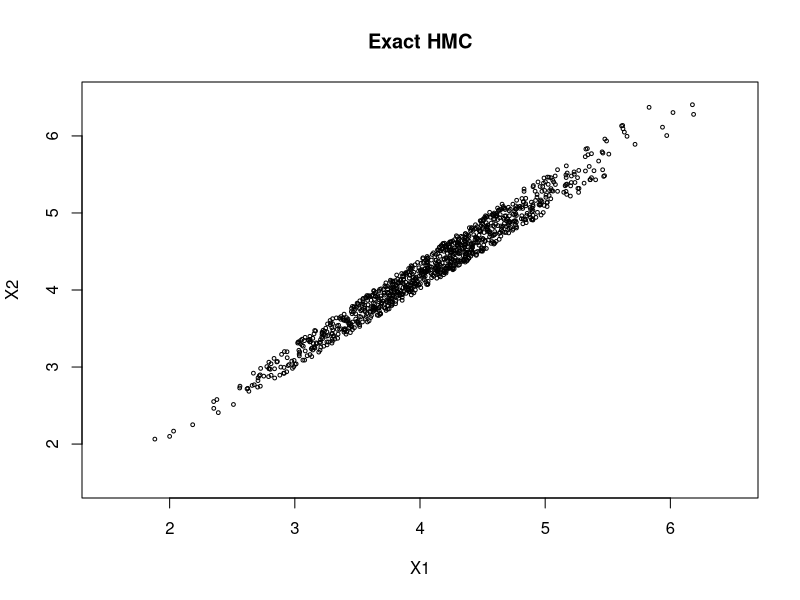

R code for this plot:
# X: d x 1 vector
# F: m x d matrix
# g: m x 1 vector
rm(list=ls())

Fmat1 = matrix(c(1,0,0,1, -1, 1, 1.1, -1), byrow = TRUE, ncol = 2)
Fmat2 = matrix(c(1,0,0,1), byrow = TRUE, ncol = 2)


Fmat = Fmat1
m = nrow(Fmat)
d = ncol(Fmat)
g = matrix(rep(0, m), ncol = 1)
M = diag(d)
L = 1000

mu = matrix(c(4,4), ncol = 1)
Sigma = matrix(c(1,0,0,1), ncol=2)

M = solve(Sigma)
r = M %*% mu

initial_X = matrix(c(2, 2.1), ncol = 1)


######## transform to whitened frame ########
# translate X and g by mu
initial_X = initial_X - mu
g = g + Fmat%*%mu
# transform by W
R = chol(Sigma) # R = upper triangle matrix = t(L), t(R) = L
Fmat = Fmat%*%t(R)
initial_X = solve(t(R), initial_X)


# verify that X is feasible
c = (Fmat %*% initial_X) + g
any(c<0)

# assign last_X as the last X value (initial_X)
last_X = initial_X

# create placeholder matrix for Xs
Xs = matrix(initial_X, ncol = 1)

iter_times = c()

set.seed(12345)
# loop to sample X
while(ncol(Xs) < L){
  ######### start time #########
  start.time = Sys.time()
  ##############################
  
  # initialize initial velocity
  V0 = rnorm(d, 0, 1)
  
  # use the last X as initial X
  X = last_X
  
  # set max travel time and restart traveling time
  max_T = pi/2
  tt = 0
  
  # indicates which wall the particle hits
  # h = 0 -> no walls are hit
  h = 0
  
  stop_t = 0 # stopping condition for particle
  
  # loop to sample 1 value
  while(1){
    # set values of initial conditions a and b
    # a and b can be results from a bounce
    a = V0
    b = X
    
    # necessary terms
    fa = Fmat%*%a
    fb = Fmat%*%b
    
    U = sqrt(fa^2 + fb^2)
    phi = atan(-fa/fb)
    
    # find wall(s) that may be hit
    pn = abs(g/U) <= 1
    
    # find h, the first constraint that becomes zero
    if (any(pn)){
      inds = which(pn) # indices of constraint that wil be hit
      # find t which the particle hits the wall
      t_hit = -phi[pn] + acos(-g[pn]/U[pn])
      
      mt = min(t_hit) # (smallest) moving time
      h = inds[which.min(t_hit)] # which constraint is mt
    }
    else{
      mt = max_T
    }
    
    # update traveling time with moving time
    tt = tt + mt
    
    # check if total traveling time exceeds max_T
    if (tt >= max_T){
      mt = mt - (tt - max_T) # substract excess time from mt
      stop_t = 1 # change stop_t so no more iterations
    }
    
    # move particle an mt time
    X = a*sin(mt) + b*cos(mt)
    V = a*cos(mt) - b*sin(mt)
    
    if (stop_t){
      break() # break the loop if stop_t = 1
    }
    
    # if stop_t != 1, continue the trajectory
    # compute reflected velocity as new V0
    alpha_h = as.vector((Fmat[h,] %*% V)/sum(Fmat[h,]^2))
    F_h = matrix(Fmat[h,], ncol = 1)
    V0 = V - 2*alpha_h*F_h
  }
  
  # check if all constraints are satisfied
  if (all(Fmat%*%X + g > 0)){
    # if yes, keep current X and change the value of last_X
    Xs = cbind(Xs, X)
    last_X = X
    if (ncol(Xs)%%100 == 0){
      cat("sample no:", ncol(Xs),"\n")
    }
  }
  
  ########## end time ##########
  end.time = Sys.time()
  iter_times = cbind(iter_times, as.vector(end.time - start.time))
  ##############################
  
}


# transform back
Xs = t(R) %*% Xs + matrix(mu, nrow = length(mu), ncol = L)



{
plot(Xs[1,], Xs[2,], cex = 0.5,
     xlab = "X1", ylab = "X2",
     xlim = c(1.5,6.5), ylim = c(1.5,6.5),
     main = "Exact HMC")
#abline(h=0)
#abline(v=0)
}

# moments of predicted distributions
# predicted means
# rowMeans(Xs)
# 
# # predicted cov
# cov(t(Xs))
# 
# # theoretical moments
# tmvtnorm::mtmvnorm(mean = as.vector(mu),
#                    lower = c(0,0), upper = c(Inf, Inf),
#                    sigma = Sigma)



# saveRDS(Xs, file = "x_EHMC.rds")
# saveRDS(iter_times, file = "t_EHMC.rds")